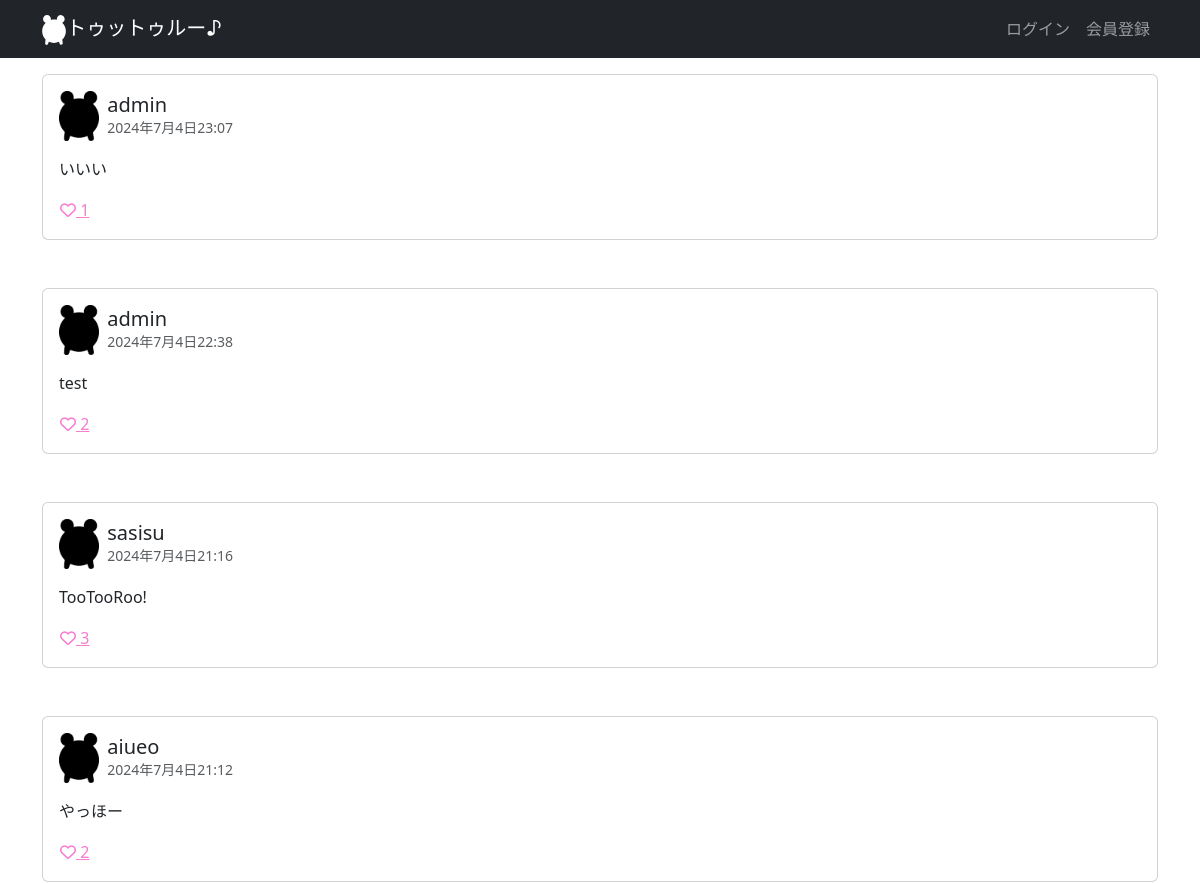
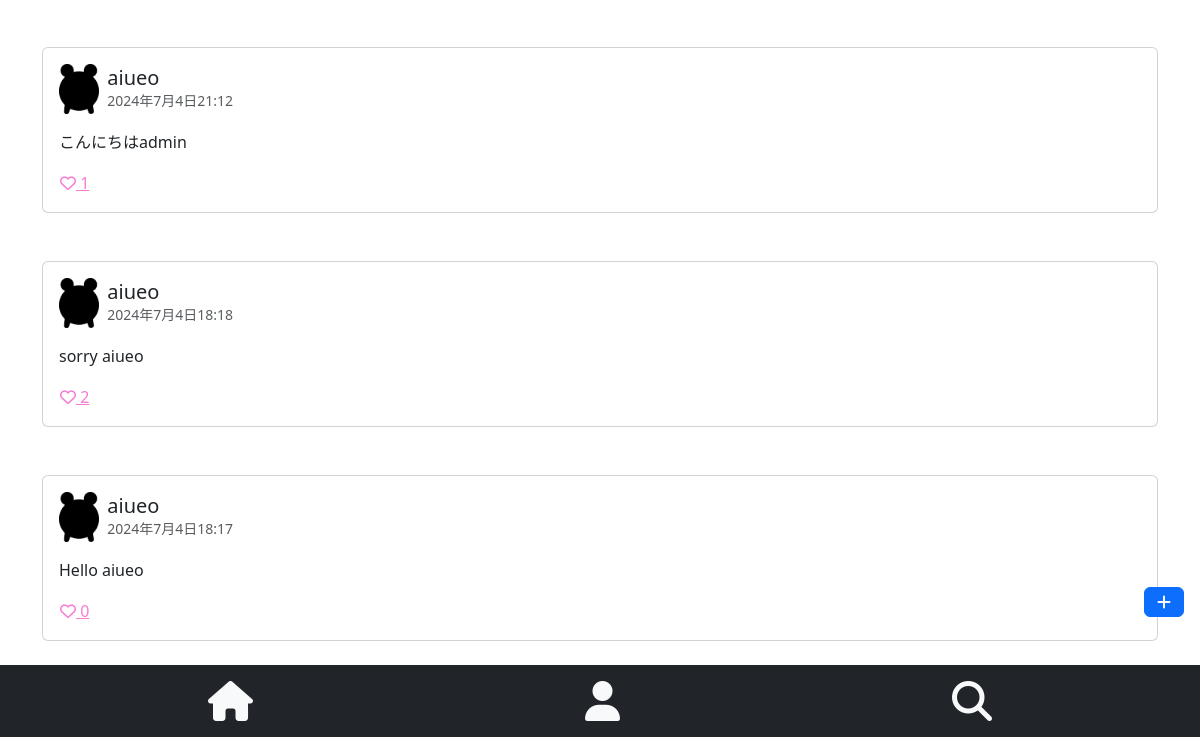
The page /top/ on the database as committed earlier (2 pictures, top to bottom).
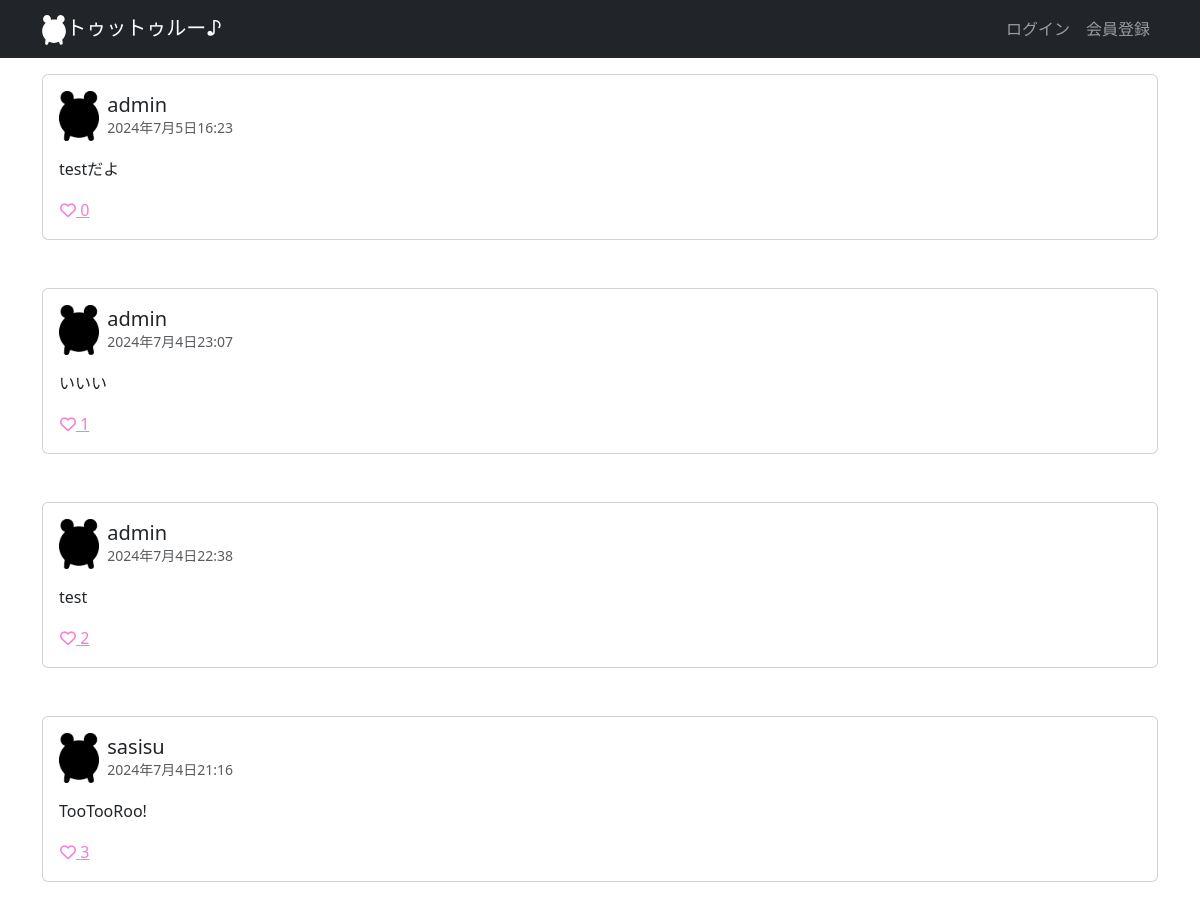
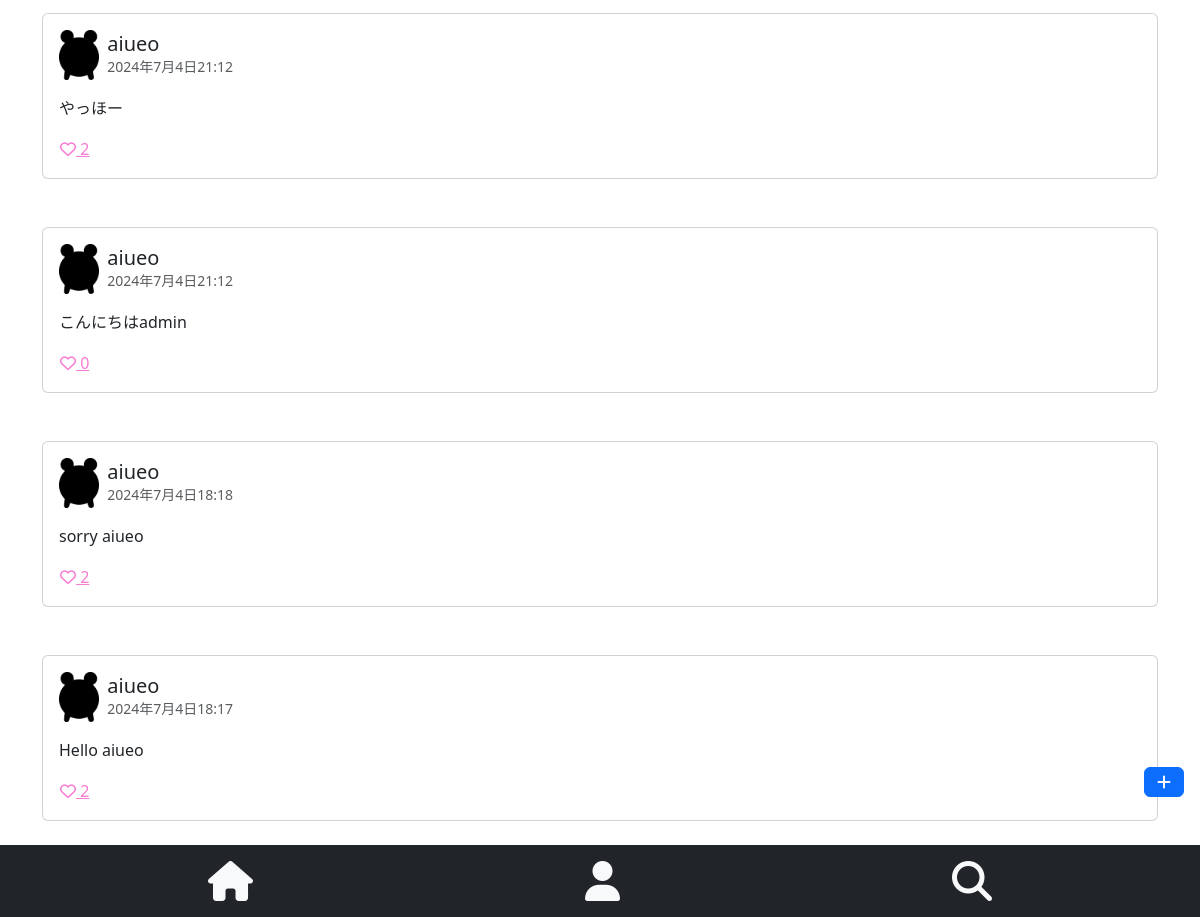
The same page on the database as committed later (2 pictures, top to bottom).
### main/models.py (models this page shows, shortened)
class Toot(models.Model):
    user = models.ForeignKey(CustomUser, on_delete=models.CASCADE, related_name='toots', verbose_name='投稿者')
    content = models.CharField('内容', max_length=280)
    created_at = models.DateTimeField('投稿日', auto_now_add=True)
    updated_at = models.DateTimeField('更新日', auto_now=True)
    original_toot = models.ForeignKey('self', null=True, blank=True, on_delete=models.SET_NULL, related_name='original_toot_retoots', verbose_name='元のトゥート')
    like_count = models.PositiveIntegerField(default=0)

class CustomUser(models.Model):
    user = models.OneToOneField(settings.AUTH_USER_MODEL, on_delete=models.CASCADE)
    bio = models.TextField(blank=True, null=True)
    profile_image = models.ImageField(upload_to='main/static/media/profile_images/', blank=True, null=True)
    created_at = models.DateTimeField('アカウント作成日', auto_now_add=True)
    updated_at = models.DateTimeField('アカウント更新日', auto_now=True)
    def __str__(self):
        return self.user.username

### main/views.py (the view)
# urls.py: path('top/', views.TopView.as_view(), name='top'),
class TopView(ListView):
    model = Toot
    usrmodel = CustomUser
    template_name = 'toot/top.html'
    context_object_name = 'toots'
    ordering = ['-created_at']
    login_url = '/login/'
    def get_context_data(self, **kwargs):
        context = super().get_context_data(**kwargs)
        context['form'] = TootForm()
        if self.request.user.is_authenticated:
            user = self.request.user.customuser
            liked_toots = Like.objects.filter(user=user).values_list('toot_id', flat=True)
            context['liked_toots'] = liked_toots
        else:
            context['liked_toots'] = []
        return context

### main/templates/toot/top.html (shortened to what this page needs)
{% extends 'toot/base.html' %}
{% load django_bootstrap5 %}
{% load static %}
{% block main %}
{% if toots %}
<div class="pb-5">
    {% for toot in toots %}
    <div class="card my-3 mb-5" id="toot-{{ toot.id }}">
        <div class="card-body">
            <a href="{% url 'toot_detail' toot.id %}" class="text-decoration-none text-dark">
                <div class="d-flex align-items-center">
                    <img src="{% static 'media/icon.png' %}" alt="Default Image" height="50">
                    <div class="mx-2">
                        <h5 class="mb-0">{{ toot.user }}</h5>
                        <small class="text-muted">{{ toot.created_at }}</small>
                    </div>
                </div>
                <div class="mt-3">
                    <p class="mb-0">{{ toot.content|truncatewords:5 }}</p>
                </div>
            </a>
            <div class="mt-3">
                <form action="{% url 'like_toot' toot.id %}" method="post" class="d-inline">
                    <button type="submit" class="btn btn-link p-0" style="color:rgb(247, 124, 210);">
                        <i class="fa{% if toot.id in liked_toots %}-solid{% else %}-regular{% endif %} fa-heart"></i>
                        <span>{{ toot.like_count }}</span>
                    </button>
                </form>
            </div>
        </div>
    </div>
    {% endfor %}
</div>
{% else %}
<p>投稿はありません</p>
{% endif %}
{% endblock %}

### main/templates/toot/base.html (shortened to what this page needs)
{% load static %}
{% load django_bootstrap5 %}
<html>
<head class="fixed-top">
    {% bootstrap_css %}
</head>
<body>
    <nav class="navbar navbar-expand flex-md-row navbar-dark bg-dark">
        <div class="container justify-content-between">
            <a href="/" class="navbar-brand"><img src="{% static 'media/icon.svg' %}" height="30px">トゥットゥルー♪</a>
            <ul class="navbar-nav mr-md-2">
                {% if user.is_authenticated %}
                <form id="logout-form" method="post" action="{% url 'logout' %}">
                    {% csrf_token %}
                    <button type="submit" class="nav-link btn btn-link" style="padding: 0;">
                        {{ user.username }}さん　ログアウト</button>
                </form>
                {% else %}
                <li class="nav-item"><a class="nav-link" href="{% url 'login' %}">ログイン</a></li>
                <li class="nav-item"><a class="nav-link" href="{% url 'signup' %}">会員登録</a></li>
                {% endif %}
            </ul>
        </div>
    </nav>
    <main>
        <div class="container">
            {% block main %}{% endblock %}
        </div>
    </main>
    <footer class="fixed-bottom">
        <div class="text-end pe-3 pb-5 fs-1">
            {% if user.is_authenticated %}
            <button class="btn btn-primary text-light fs-3" data-bs-toggle="modal" data-bs-target="#tootModal"><i
                    class="fa-solid fa-plus fs-1"></i></button>
            {% else %}
            <a class="btn btn-primary text-light" href="{% url 'login' %}"><i class="fa-solid fa-plus"></i></a>
            {% endif %}
        </div>
        <div class="bottom-navbar bg-dark py-2">
            <div class="container">
                <ul class="nav justify-content-around">
                    <li class="nav-item">
                        <a class="nav-link text-light fs-3" href="{% url 'root' %}" style="z-index: 100;">
                            <i class="fa-solid fa-house fs-1"></i>
                        </a>
                    </li>
                    <li class="nav-item">
                        {% if user.is_authenticated %}
                        <a class="nav-link text-light fs-3" href="{% url 'user_detail' user.id %}">
                            <i class="fa-solid fa-user fs-1"></i>
                        </a>
                        {% else %}
                        <a class="nav-link text-light fs-3" href="">
                            <i class="fa-solid fa-user fs-1"></i>
                        </a>
                        {% endif %}
                    </li>
                    <li class="nav-item">
                        <a class="nav-link text-light fs-3" href="#">
                            <i class="fa-solid fa-magnifying-glass fs-1"></i>
                        </a>
                    </li>
                </ul>
            </div>
        </div>
    </footer>
</html>

Rows that differ between the two databases and show on the page:
added Toot: user "admin", created_at "2024年7月5日16:23", content "testだよ", like_count "0"
changed Toot "こんにちはadmin": like_count "1" → "0"
changed Toot "Hello aiueo": like_count "0" → "2"
